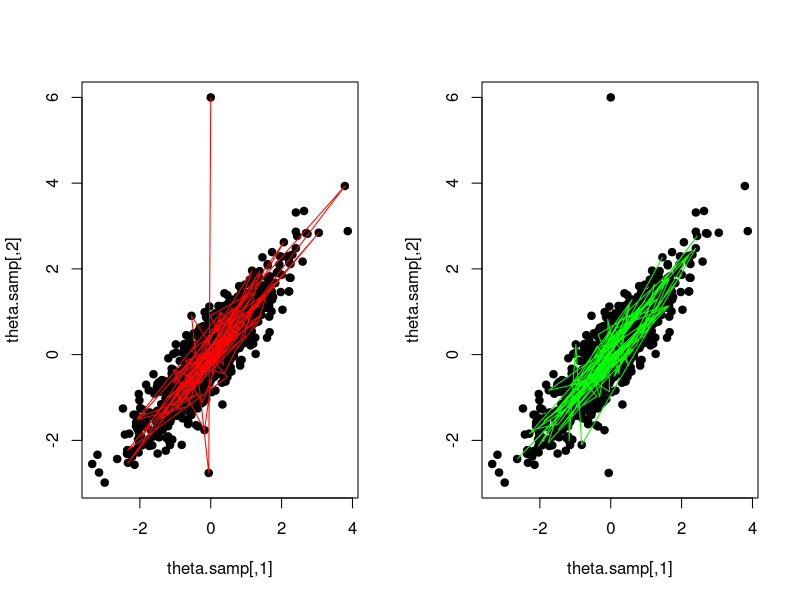
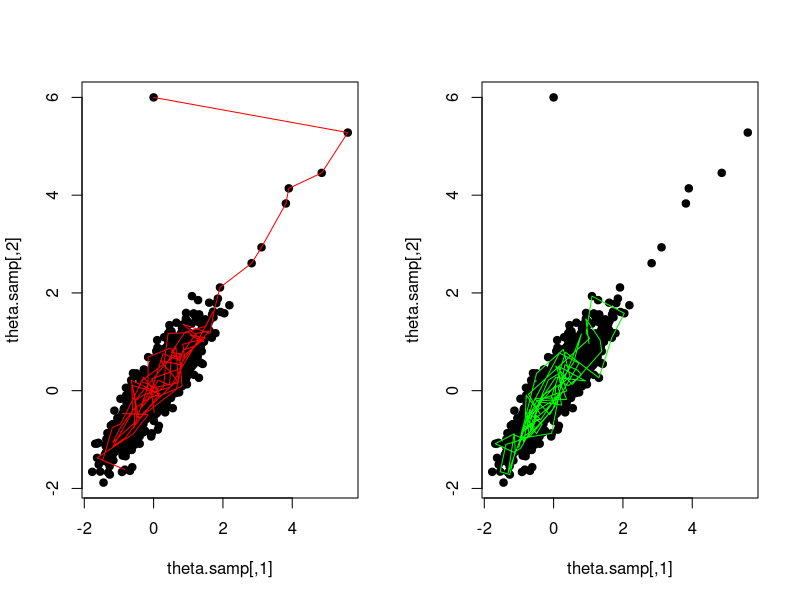
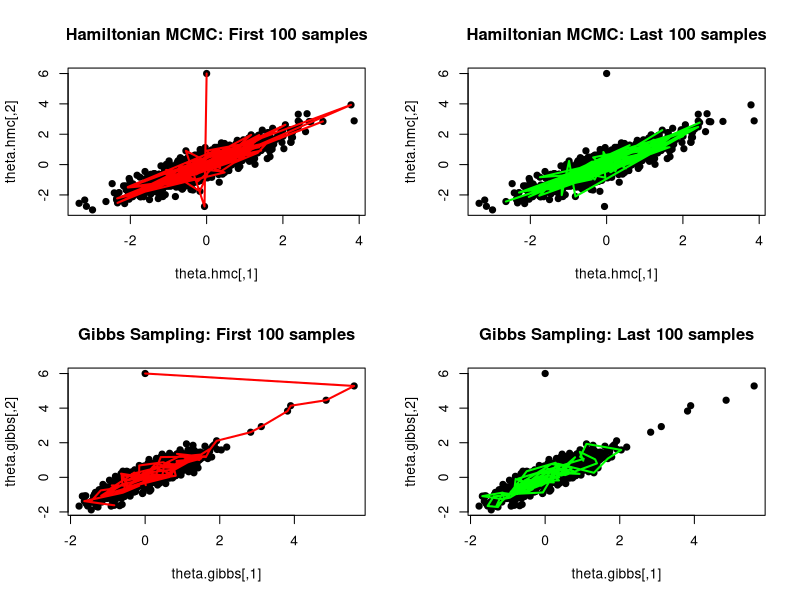
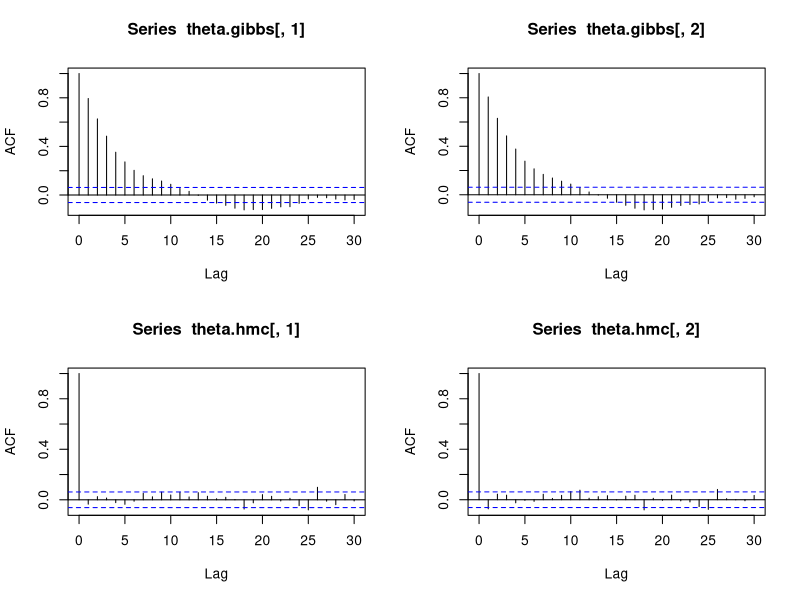

Recreate these plots in R, in order.
########################################################
##### HAMILTONIAN MONTE CARLO FOR BIVARIATE NORMAL #####
########################################################

epsilon <- 0.3
numsamp <- 1000
L <- 20

Sigma <- as.matrix(rbind(c(1,0.9),c(0.9,1)))
Sigma.inv <- solve(Sigma)

E <- function(theta){
	out <- 0.5*t(theta)%*%Sigma.inv%*%theta
	out
}

dE <- function(theta){
	out <- t(theta)%*%Sigma.inv
	out
}

K <- function(rho){
	out <- t(rho)%*%rho/2
	out
}

theta.samp <- matrix(NA,numsamp,2)
theta <- c(0,6)
theta <- t(t(theta))
theta.samp[1,] <- theta
for (t in 2:numsamp){
	rho.0 <- t(t(rnorm(2)))
	E.old <- E(theta)
	K.old <- K(rho.0)
	rho.star <- rho.0 - (epsilon/2)*t(dE(theta))
	theta.star <- theta + epsilon*rho.star
	for (l in 1:L){
		rho.star <- rho.star - epsilon*t(dE(theta.star))
		theta.star <- theta.star + epsilon*rho.star	
	}
    rho.star <- rho.star - (epsilon/2)*t(dE(theta.star))
    E.star <- E(theta.star)
    K.star <- K(rho.star)
    r <- exp(E.old+K.old-E.star-K.star)
    u <- runif(1)
    if (u <= r){
    	theta <- theta.star
    }    
    theta.samp[t,] <- theta
}

par(mfrow=c(1,2))
plot(theta.samp,pch=19)
lines(theta.samp[1:100,],col="red")
plot(theta.samp,pch=19)
lines(theta.samp[901:1000,],col="green")


theta.hmc <- theta.samp

############################################
##### COMPARING TO GIBBS SAMPLER       #####
############################################

rho <- 0.9
theta.samp <- matrix(NA,numsamp,2)
theta.samp[1,] <- c(0,6)
for (i in 2:numsamp){
  theta.samp[i,1] <- rnorm(1,rho*theta.samp[i-1,2],sqrt(1-rho))
  theta.samp[i,2] <- rnorm(1,rho*theta.samp[i,1],sqrt(1-rho))
}

par(mfrow=c(1,2))
plot(theta.samp,pch=19)
lines(theta.samp[1:100,],col="red")
plot(theta.samp,pch=19)
lines(theta.samp[901:1000,],col="green")

theta.gibbs <- theta.samp

par(mfrow=c(2,2))
plot(theta.hmc,pch=19,main="Hamiltonian MCMC: First 100 samples")
lines(theta.hmc[1:100,],col="red",lwd=2)
plot(theta.hmc,pch=19,main="Hamiltonian MCMC: Last 100 samples")
lines(theta.hmc[901:1000,],col="green",lwd=2)
plot(theta.gibbs,pch=19,main="Gibbs Sampling: First 100 samples")
lines(theta.gibbs[1:100,],col="red",lwd=2)
plot(theta.gibbs,pch=19,main="Gibbs Sampling: Last 100 samples")
lines(theta.gibbs[901:1000,],col="green",lwd=2)

par(mfrow=c(2,2))
acf(theta.gibbs[,1])
acf(theta.gibbs[,2])
acf(theta.hmc[,1])
acf(theta.hmc[,2])


# https://github.com/stan-dev/rstan/blob/develop/README.md

# http://mc-stan.org/users/documentation/tutorials
